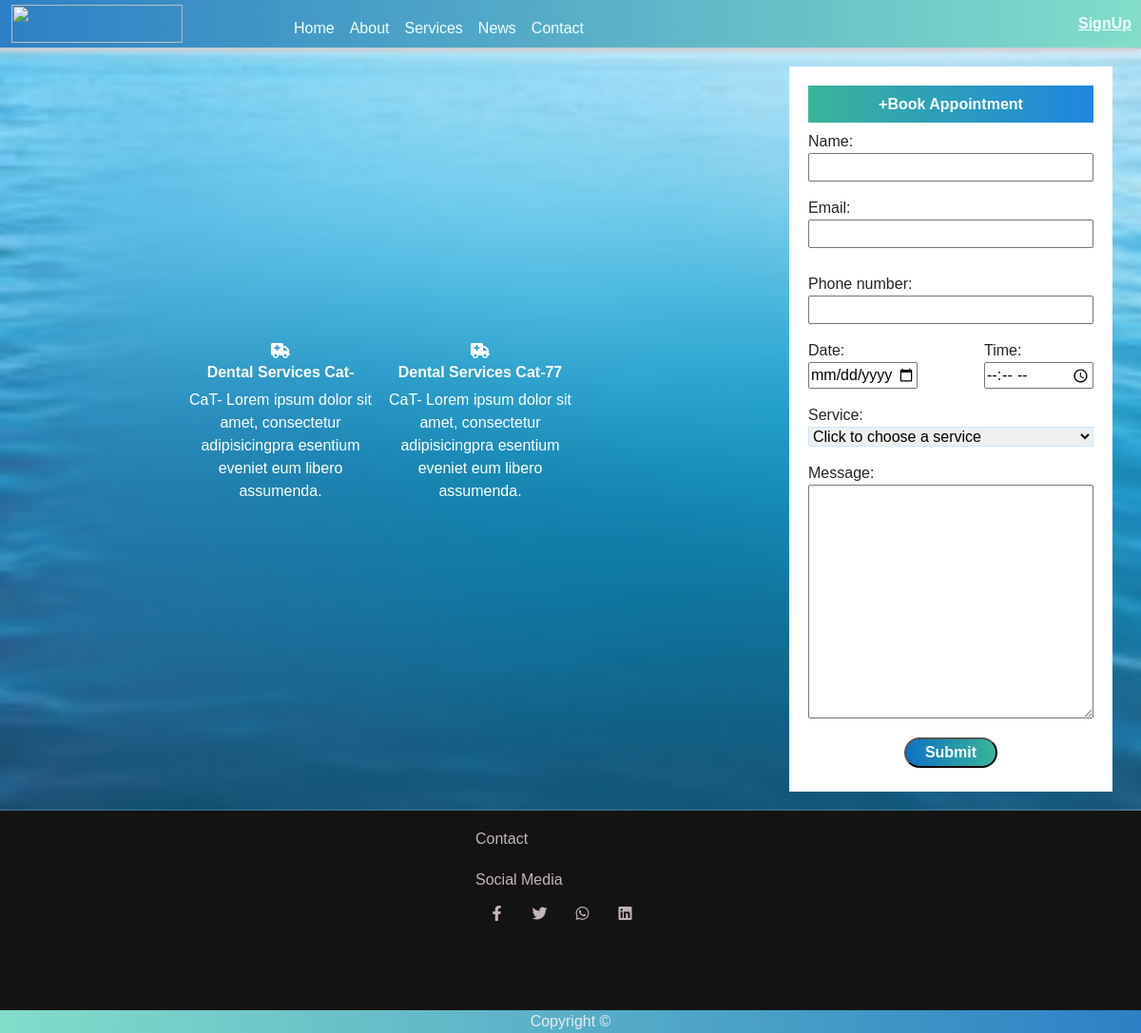
Page /services/ on the committed database.
### hospital_services/models.py (models this page shows, shortened)
class ServiceCategory(models.Model):
    category_name = models.CharField(default='Dental Services Cat-', max_length=200, null=False)
    cat_description = models.TextField(
        default='CaT- Lorem ipsum dolor sit amet, consectetur adipisicingpra esentium eveniet eum libero assumenda.',
        null=False
    )
    iconInput = models.CharField(default='<i class="fa-icon fa-solid fa-truck-medical"></i>', max_length=200, null=False)
    slug = models.SlugField(unique=True, blank=True)  # Add a slug field

### hospital_services/views.py (the view)
# urls.py: path('services/', include('hospital_services.urls')),
def services(request):
    service_categories = ServiceCategory.objects.all()
    messages =''
    if request.method == 'POST':
        form1 = AppointmentForm1(request.POST)
        form2 = AppointmentForm2(request.POST)
        form3 = AppointmentForm3(request.POST)
        form4 = AppointmentForm4(request.POST)
        print('time and date')
        print(form1)
        if form1.is_valid() and form2.is_valid() and form3.is_valid() and form4.is_valid():
            appointment = Appointment(
                name=form1.cleaned_data['name'],
                email=form1.cleaned_data['email'],
                phone=form2.cleaned_data['phone'],
                date=form3.cleaned_data['date'],
                time=form3.cleaned_data['time'],
                service=form4.cleaned_data['service'],
                message=form4.cleaned_data['message']
            )
            appointment.save()
            print(appointment)
            messages = "Appointment was succefully booked, we will get back to you in due time"
            previous_url = request.META.get('HTTP_REFERER')
            return redirect(previous_url)
    else:
        form1 = AppointmentForm1()
        form2 = AppointmentForm2()
        form3 = AppointmentForm3()
        form4 = AppointmentForm4()
    context = {
        'form1': form1,
        'form2': form2,
        'form3': form3,
        'form4': form4,
        'messages': messages,
        'service_categories': service_categories,
        }
    return render(request, 'services/services.html', context)

### hospital_services/forms.py
class AppointmentForm1(forms.ModelForm):
    class Meta:
        model = Appointment
        fields = ['name', 'email',]

class AppointmentForm2(forms.ModelForm):
    phone = PhoneNumberField(
            widget=PhoneNumberPrefixWidget(initial='KE', attrs={'class': 'p-no'})
        )
    class Meta:
        model = Appointment
        fields = ['phone',]

### hospital_services/models.py (called while the page is built)
    def __str__(self):
        return self.service_name

### templates/services/services.html (shortened to what this page needs)
{% extends 'base.html' %}
{% load static %}
{% block css %}
<link rel="stylesheet" href="{% static 'css/services.css' %}" type="text/css">
{% endblock css %}
{% block content %}
<section class="services">
    <div class="div1">
        {% for category in service_categories %}
        <div class="service--">
            <a href="{% url 'services_offered' slug=category.slug %}">
                <div class="service edit-icon-h">
                    <div>{{ category.iconInput|safe }}</div>
                    <h6 style="font-weight: 700;">
                        {{ category.category_name }}
                    </h6>
                    <p>
                        {{ category.cat_description }}
                    </p>
                </div>
            </a>
        </div>
        {% endfor %}
    </div>
    {% include 'services/appointments.html' %}
</section>
{% endblock content %}

### static/css/style.css (style rules this page uses)
body { background-color: #e9ebee; --header-height: 50px; --footer-height: 22px; margin: var(--header-height) 0 var(--footer-height) 0; font-family: sans-serif; }

### static/css/services.css (style rules this page uses)
.services { display: grid; grid-template-columns: auto 400px; align-items: center; }
.div1 { display: grid; grid-template-columns: repeat(auto-fit, 200px); grid-gap:10px; margin-top: 20px; margin-bottom: 20px; justify-content: center; grid-auto-flow: dense; }
.service { display: flex; flex-direction: column; align-items: center; color: white; }
.service p { text-align: center; }
.fa-icon { font-size: 24px; }
input { width: 100%; }

### templates/services/appointments.html (style rules this page uses)
select { border: 1px solid #c9e6ff; }
.date-time p { max-width: 115px; }
.text-area p { display: flex; flex-direction: column; }

### rows in the picture
ServiceCategory: category_name "Dental Services Cat-", cat_description "CaT- Lorem ipsum dolor sit amet, consectetur adipisicingpra esentium eveniet eum libero assumenda."
ServiceCategory: category_name "Dental Services Cat-77", cat_description "CaT- Lorem ipsum dolor sit amet, consectetur adipisicingpra esentium eveniet eum libero assumenda."
